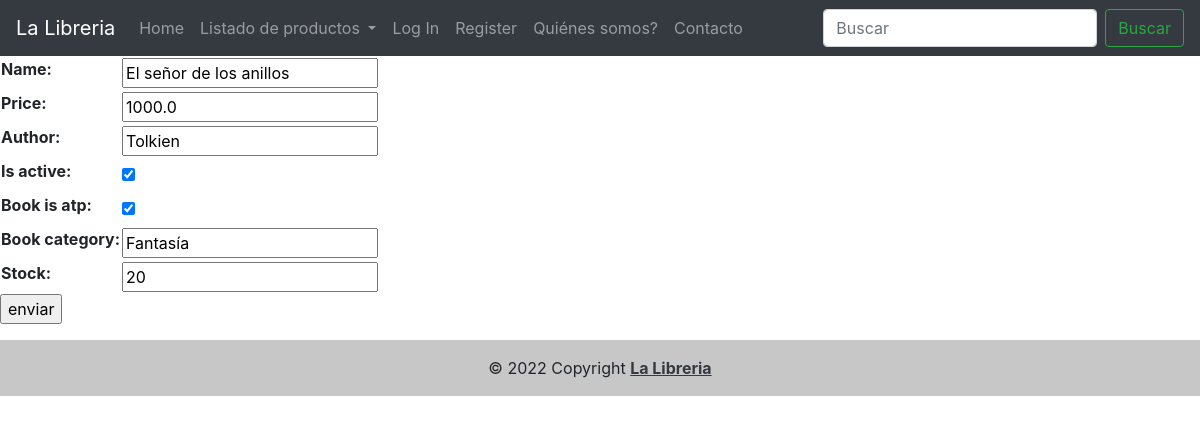
Before: /productos/update_product/2/ with the older database file.
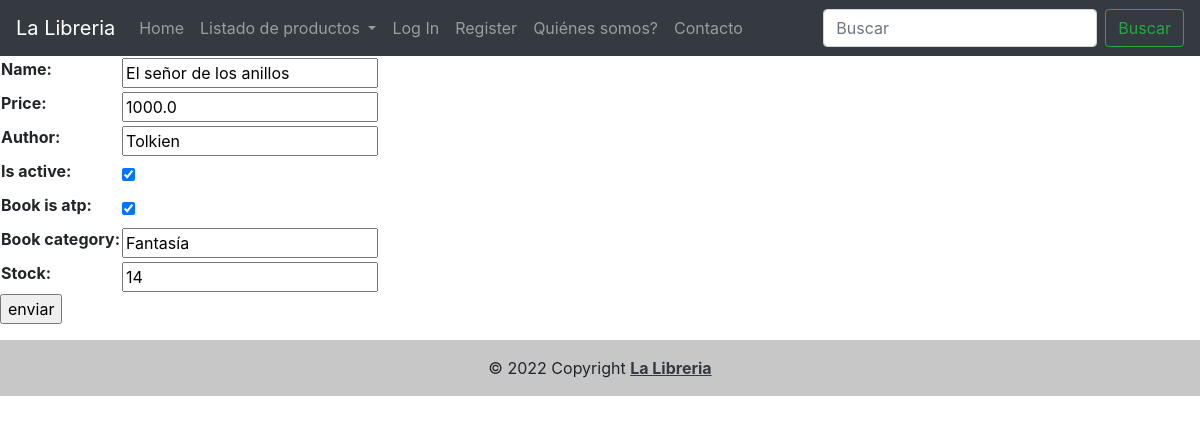
After: the same page with the newer database file.
### libreria/models.py (models this page shows, shortened)
class Books(models.Model):
    name = models.CharField(max_length=50)
    price = models.FloatField()
    author = models.CharField(max_length=200, null=True, blank=True)
    is_active = models.BooleanField(default=True)
    book_is_atp = models.BooleanField(default=True)
    book_category = models.CharField(max_length=50)
    stock = models.IntegerField()
    class Meta:
        verbose_name = 'Libro'
        verbose_name_plural = 'Libros'

### libreria/views.py (the view)
# urls.py: path('productos/update_product/<int:pk>/', update_product, name="update_product"),
def update_product(request, pk):
    if request.method == 'POST':
        form = Formulario_Books(request.POST)
        if form.is_valid():
            book =Books.objects.get(id=pk)
            book.name = form.cleaned_data['name']
            book.price = form.cleaned_data['price']
            book.author = form.cleaned_data['author']
            book.is_active = form.cleaned_data['is_active']
            book.book_is_atp = form.cleaned_data['book_is_atp']
            book.book_category = form.cleaned_data['book_category']
            book.stock = form.cleaned_data['stock']
            book.save()
            return redirect(list_prod)
    elif request.method == 'GET':
        book = Books.objects.get(id=pk)
        form = Formulario_Books(initial={'name':book.name,
                                        'price':book.price,
                                        'author':book.author,
                                        'is_active':book.is_active,
                                        'book_is_atp':book.book_is_atp,
                                        'book_category':book.book_category,
                                        'stock':book.stock})
        context = {'form': form}
        return render(request, 'productos/update_product.html', context = context)

### libreria/forms.py
class Formulario_Books(forms.Form):
    name = forms.CharField(max_length=50)
    price = forms.FloatField()
    author = forms.CharField(max_length=200)
    is_active = forms.BooleanField()
    book_is_atp = forms.BooleanField()
    book_category = forms.CharField(max_length=50)
    stock = forms.IntegerField()

### templates/productos/update_product.html (shortened to what this page needs)
{%extends 'base.html'%}
{%block contenidoQueCambia%}
<form action="" method="POST">
    <table>
        {{form.as_table}}
    </table>
    <p><input type="submit" value="enviar"></p>
</form>
{% endblock %}

### templates/base.html (shortened to what this page needs)
<!DOCTYPE html>
<html lang="en">
<head>
  <link rel="stylesheet" href="https://cdn.jsdelivr.net/npm/bootstrap@4.6.2/dist/css/bootstrap.min.css"
>
</head>
<body>
  <nav class="navbar navbar-expand-lg navbar-dark bg-dark">
    <a class="navbar-brand" href="#">La Libreria</a>
    <div class="collapse navbar-collapse" id="navbarSupportedContent">
      <ul class="navbar-nav mr-auto">
        <li class="nav-item">
          <a class="nav-link" href="/index/">Home</a>
        </li>
        <li class="nav-item dropdown">
          <a class="nav-link dropdown-toggle" href="createprod/" role="button" data-toggle="dropdown" aria-expanded="false" name="createprod">
            Listado de productos
          </a>
          <div class="dropdown-menu">
        {%if request.user.is_authenticated %}
        <li class="nav-item">
          <a class="nav-link" href="/users/logout/">Logout</a>
        </li>
        {%else%}
        <li class="nav-item">
            <a class="nav-link" href="/users/login/">Log In</a>
        </li>
        <li class="nav-item">
            <a class="nav-link" href="/users/register/">Register</a>
        </li>
        {%endif%}
        <li class="nav-item">
          <a class="nav-link" href="/about/">Quiénes somos?</a>
        </li>
        <li class="nav-item">
          <a class="nav-link" href="/contacto/">Contacto</a>
        </li>
      </ul>
      <form class="form-inline my-2 my-lg-0" action="/productos/search-prod/" method="GET">
        <input class="form-control mr-sm-2" type="search" placeholder="Buscar" aria-label="Search" name="search">
        <button class="btn btn-outline-success my-2 my-sm-0" type="submit">Buscar</button>
      </form>
    </div>
  </nav>
  {% block contenidoQueCambia %}{% endblock %}
    <footer class="bg-light text-center text-lg-start">
      <div class="text-center p-3" style="background-color: rgba(0, 0, 0, 0.2);">
          © 2022 Copyright
          <a class="text-dark" href="http://127.0.0.1:8000/"><b><u>La Libreria</u></b></a>
      </div>
    </footer>
</body>
</html>

Changed rows visible on the page:
changed Books "El señor de los anillos": stock "20" → "14"
